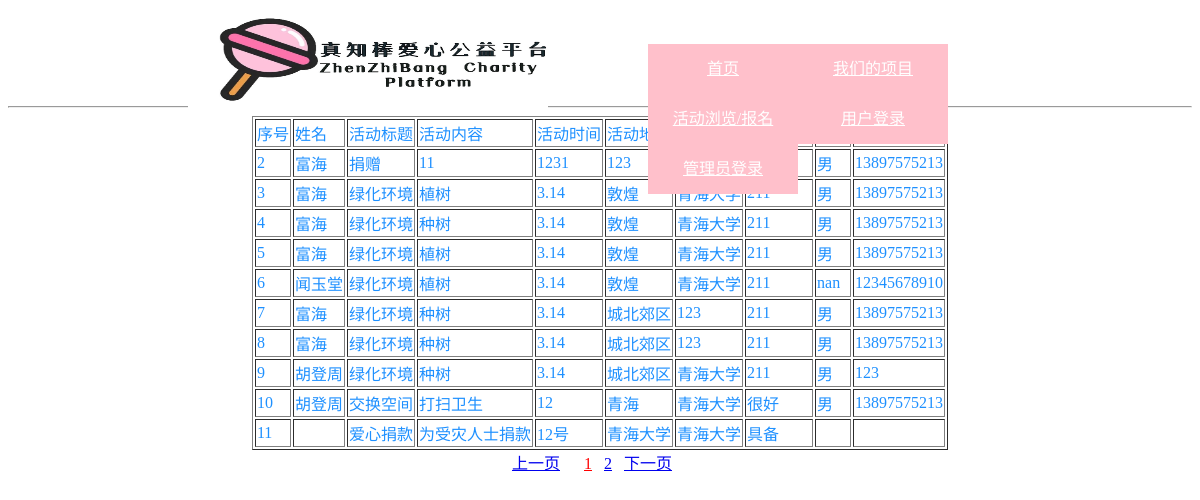
/showdata2/1, run on the app's committed database.
### myapp/models.py (models this page shows)
class Canyu(models.Model):
    name = models.CharField(max_length=20, null=True)
    title = models.CharField(max_length=50)
    context = models.CharField(max_length=50)
    time = models.CharField(max_length=50)
    place = models.CharField(max_length=50)
    Organizer = models.CharField(max_length=50)
    qualifications = models.CharField(max_length=50)
    sex = models.CharField(max_length=3)
    tel = models.CharField(max_length=20)
    class Meta:
        db_table = 'Canyu'

### myapp/views.py (the view)
# urls.py: path('showdata2/<int:pIndex>', views.showdata2, name='showdata2'),
def showdata2(request,pIndex=1):
    act=Canyu.objects.all()
    p = Paginator(act, 10)
    if pIndex < 1:
        pIndex = 1
    if pIndex > p.num_pages:
        pIndex = p.num_pages
    ulist = p.page(pIndex)
    page_list = p.page_range
    context = {'act': ulist,
               'pIndex': pIndex,
               'page_list': page_list
               }
    return render(request, 'myapp/showdata2.html', context)

### manager/AdminMiddleWare.py (called while the page is built)
    def __call__(self,request):
        path=request.path
        print(path)
        if re.match('^/guanli/',path):
            if request.session.get('guanliyuan_user','')=='':
                return redirect(reverse('adminlogin'))
        response=self.get_response(request)
        return response

### myapp/AdminMiddleWare.py (called while the page is built)
    def __call__(self,request):
        path=request.path
        if re.match('^/love/',path):
            if request.session.get('love_user','')=='':
                return redirect(reverse('login'))
        response=self.get_response(request)
        return response

### templates/myapp/showdata2.html (shortened to what this page needs)
{% extends 'myapp/base.html' %}
{% block content %}
<center>
    <table border="1" style="color: dodgerblue">
        <thead>
        <tr>
            <td>序号</td>
            <td>姓名</td>
            <td>活动标题</td>
            <td>活动内容</td>
            <td>活动时间</td>
            <td>活动地点</td>
            <td>举办单位</td>
            <td>单位资质</td>
            <td>性别</td>
            <td>电话</td>
        </tr>
        </thead>
        <tbody>
        {% for port in act %}
        <tr>
            <td>{{ port.id }}</td>
            <td>{{ port.name }}</td>
            <td>{{ port.title }}</td>
            <td>{{ port.context }}</td>
            <td>{{ port.time }}</td>
            <td>{{ port.place }}</td>
            <td>{{ port.Organizer }}</td>
            <td>{{ port.qualifications }}</td>
            <td>{{ port.sex }}</td>
            <td>{{ port.tel }}</td>
        </tr>
        {% endfor %}
        </tbody>
    </table>
    <a href="{% url 'showdata2' pIndex|add:-1 %}">上一页</a>&nbsp;&nbsp;&nbsp;&nbsp;&nbsp;
        {% for p in page_list %}
            {% if p == pIndex %}
                <a href="{% url 'showdata2' p %}" style="color: red">{{ p }}</a>&nbsp;&nbsp;
            {% else %}
                <a href="{% url 'showdata2' p %}">{{ p }}</a>&nbsp;&nbsp;
            {% endif %}
        {% endfor %}
        <a href="{% url 'showdata2' pIndex|add:1 %}">下一页</a>&nbsp;&nbsp;&nbsp;&nbsp;
</center>
{% endblock %}

### data on the page
Canyu: id "2", name "富海", title "捐赠", context "11", time "1231", place "123", sex "男", tel "13897575213"
Canyu: id "3", name "富海", title "绿化环境", context "植树", time "3.14", place "敦煌", Organizer "青海大学", sex "男", tel "13897575213"
Canyu: id "4", name "富海", title "绿化环境", context "种树", time "3.14", place "敦煌", Organizer "青海大学", qualifications "211", sex "男", tel "13897575213"
Canyu: id "5", name "富海", title "绿化环境", context "植树", time "3.14", place "敦煌", Organizer "青海大学", qualifications "211", sex "男", tel "13897575213"
Canyu: id "6", name "闻玉堂", title "绿化环境", context "植树", time "3.14", place "敦煌", Organizer "青海大学", qualifications "211", sex "nan", tel "12345678910"
Canyu: id "7", name "富海", title "绿化环境", context "种树", time "3.14", place "城北郊区", Organizer "123", qualifications "211", sex "男", tel "13897575213"
Canyu: id "8", name "富海", title "绿化环境", context "种树", time "3.14", place "城北郊区", Organizer "123", qualifications "211", sex "男", tel "13897575213"
Canyu: id "9", name "胡登周", title "绿化环境", context "种树", time "3.14", place "城北郊区", Organizer "青海大学", qualifications "211", sex "男", tel "123"
Canyu: id "10", name "胡登周", title "交换空间", context "打扫卫生", time "12", place "青海", Organizer "青海大学", qualifications "很好", sex "男", tel "13897575213"
Canyu: id "11", title "爱心捐款", context "为受灾人士捐款", time "12号", place "青海大学", Organizer "青海大学", qualifications "具备"

### other printed values
{{ p }} "1"
{{ p }} "2"
